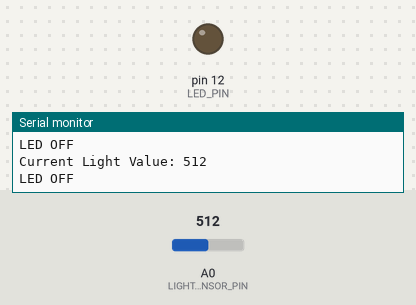
Simulated run of this sketch. Board: Arduino Uno, built with avr-gcc and run on an emulated ATmega328P. Shown: output pins drawn as LEDs (lit = HIGH), the last lines printed to the serial monitor. The test bench sets the inputs (shaded band); at power-on: A0 (LIGHT_SENSOR_PIN) = 512.

Above: at 1.3 s.
1.4 s: A0 (LIGHT_SENSOR_PIN) set to 313
2.9 s: A0 (LIGHT_SENSOR_PIN) set to 291
At 3.5 s:
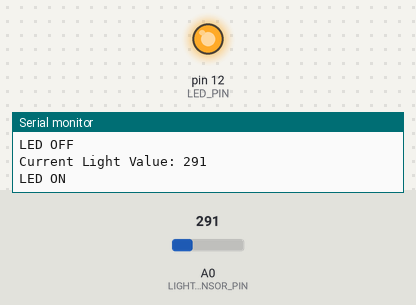
4.5 s: A0 (LIGHT_SENSOR_PIN) set to 306
At 5.7 s:
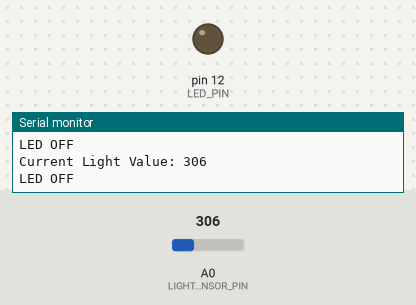
6.0 s: A0 (LIGHT_SENSOR_PIN) set to 290
At 7.1 s:
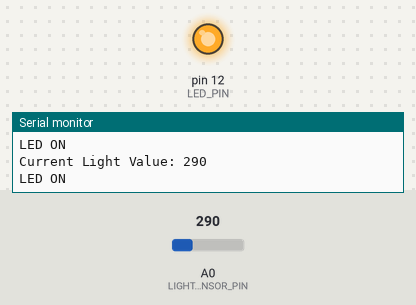
Timing chart, 0 to 8.5 s (numbered marks = the images above; inputs shaded):
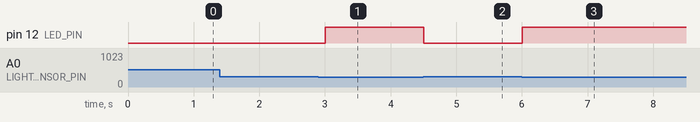

The sketch:

cds_led.ino
```cpp
// 핀 정의
int LED_PIN = 12;         // LED가 연결된 디지털 핀 번호
int LIGHT_SENSOR_PIN = A0; // 조도 센서가 연결된 아날로그 핀 번호

// 조도 센서 임계값 (이 값을 조절하여 어둠의 기준을 설정하세요)
// 값이 작을수록 더 어두워져야 LED가 켜집니다.
// 주변 환경에 따라 이 값을 조절해야 합니다.
int LIGHT_THRESHOLD = 300; // 예시 값 (0-1023 범위)

void setup() {
  // 시리얼 통신을 시작하여 센서 값을 모니터링할 수 있도록 합니다.
  Serial.begin(9600);

  // LED 핀을 출력 모드로 설정합니다.
  pinMode(LED_PIN, OUTPUT);
}

void loop() {
  // 조도 센서의 아날로그 값을 읽습니다.
  // 이 값은 0 (매우 어두움)에서 1023 (매우 밝음) 사이의 값을 가집니다.
  int lightValue = analogRead(LIGHT_SENSOR_PIN);

  // 시리얼 모니터로 현재 조도 센서 값을 출력합니다.
  Serial.print("Current Light Value: ");
  Serial.println(lightValue);

  // 조도 센서 값이 임계값보다 작으면 (어두우면) LED를 고,
  // 그렇지 않으면 (밝으면) LED를 끕니다.
  if (lightValue < LIGHT_THRESHOLD) {
    // 주변이 어두우므로 LED를 켬
    digitalWrite(LED_PIN, HIGH);
    Serial.println("LED ON");
  } else {
    // 주변이 밝으므로 LED를 끔
    digitalWrite(LED_PIN, LOW);
    Serial.println("LED OFF");
  }

  // 500밀리초(0.5초) 대기하여 안정적인 동작을 유지합니다.
  delay(500);
}
```

Measured:
- the behaviour switches between 300 and 299 on A0 (LIGHT_SENSOR_PIN) (found by bisection; images 0 and 1)
- after the input at 2.9 s, pin 12 (LED_PIN): LOW → HIGH after 0.10 s
- after the input at 4.5 s, pin 12 (LED_PIN): HIGH → LOW at once
- after the input at 6.0 s, pin 12 (LED_PIN): LOW → HIGH at once
